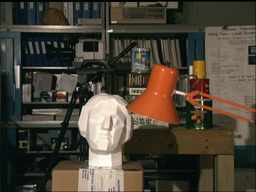
#> input picture tsukuba/left.png, 256 x 192 px, shrunk from 384 x 288 before the run
$ python 'problem1_pixel-wise matching.py'
#> lines starting #> are read from the running program, lines starting #| are printed output that depends on the picture
import cv2
import numpy as np

def l1_distance(x, y):
    return abs(x - y)

def l2_distance(x, y):
    return (x - y) ** 2

def pixel_wise_matching_l1(left_img, right_img, disparity_range, save_result=True):
    # Read left and right images then comvert to grayscale
#> called with left_img = 'tsukuba/left.png', right_img = 'tsukuba/right.png', disparity_range = 16, save_result = True
    left = cv2.imread(left_img, 0)
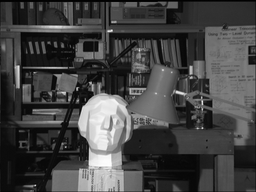
#> left: shape (192, 256); min 0, max 254, mean 67.9
    right = cv2.imread(right_img, 0)
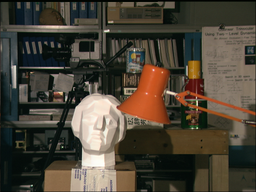
#> input picture tsukuba/right.png, 256 x 192 px, shrunk from 384 x 288 before the run
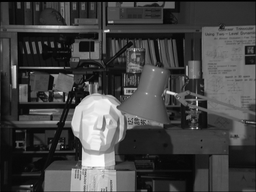
#> right: shape (192, 256); min 0, max 254, mean 68.2

    left = left.astype(np.float32)
    right = right.astype(np.float32)

    height, width = left.shape[:2]
#> height = 192; width = 256

    #Create blank disparity map
    depth = np.zeros((height, width), np.uint8)
    scale = 16
    max_value = 255

    for y in range(height):
        for x in range(width):
            # Find j where cost has minimum value
            disparity = 0
            cost_min = max_value

            for j in range(disparity_range):
                cost = max_value if (x - j) < 0 else l1_distance(int(left[y, x]),
                                                             int(right[y, x - j]))

                if cost < cost_min:
                    cost_min = cost
                    disparity = j

            # Let depth at (y, x) = j (disparity)
            # Multiply by a scale factor for visualization purpose
            depth[y, x] = disparity * scale
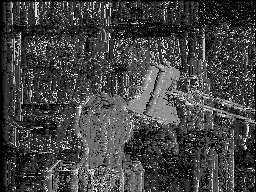
#> depth: shape (192, 256); min 0, max 240, mean 66.9

    if save_result == True:
        print('Saving result...')
        # Save results
        cv2.imwrite(f'pixel_wise_11.png', depth)
        cv2.imwrite(f'pixel_wise_11_color.png', cv2.applyColorMap(depth, cv2.COLORMAP_JET))
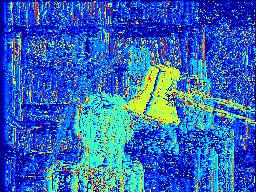
#> saved as pixel_wise_11_color.png: shape (192, 256, 3); mean B, G, R 192, 102, 38.7

    print('Done.')

    return depth, cv2.applyColorMap(depth, cv2.COLORMAP_JET)

def pixel_wise_matching_l2(left_img, right_img, disparity_range, save_result=True):
    # Read left, right images then convert to grayscale
#> called with left_img = 'tsukuba/left.png', right_img = 'tsukuba/right.png', disparity_range = 16, save_result = True
    left  = cv2.imread(left_img, 0)
    right = cv2.imread(right_img, 0)

    left  = left.astype(np.float32)
    right = right.astype(np.float32)

    height, width = left.shape[:2]
#> height = 192; width = 256

    # Create blank disparity map
    depth = np.zeros((height, width), np.uint8)
    scale = 16
    max_value = 255 ** 2

    for y in range(height):
        for x in range(width):
            # Find j where cost has minimum value
            disparity = 0
            cost_min  = max_value

            for j in range(disparity_range):
                cost = max_value if (x - j) < 0 else l2_distance(int(left[y, x]), int(right[y, x - j]))

                if cost < cost_min:
                    cost_min  = cost
                    disparity = j

            # Let depth at (y, x) = j (disparity)
            # Multiply by a scale factor for visualization purpose
            depth[y, x] = disparity * scale
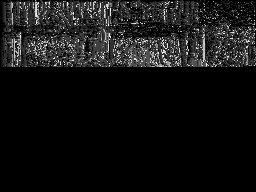
#> depth: shape (192, 256); min 0, max 240, mean 19.2

    if save_result == True:
        print('Saving result...')
        # Save results
        cv2.imwrite(f'pixel_wise_l2.png', depth)
        cv2.imwrite(f'pixel_wise_l2_color.png', cv2.applyColorMap(depth, cv2.COLORMAP_JET))

    print('Done.')

    return depth

def main():
    left_image_path = 'tsukuba/left.png'
    right_image_path = 'tsukuba/right.png'
    disparity_range = 16

    pixel_wise_result_l1 = pixel_wise_matching_l1(
        left_image_path,
        right_image_path,
        disparity_range,
        save_result=True)

    pixel_wise_result_l2 = pixel_wise_matching_l2(
        left_image_path,
        right_image_path,
        disparity_range,
        save_result=True)

if __name__ == '__main__':
#> (the run stopped early here; a loop or call above may not have finished)
